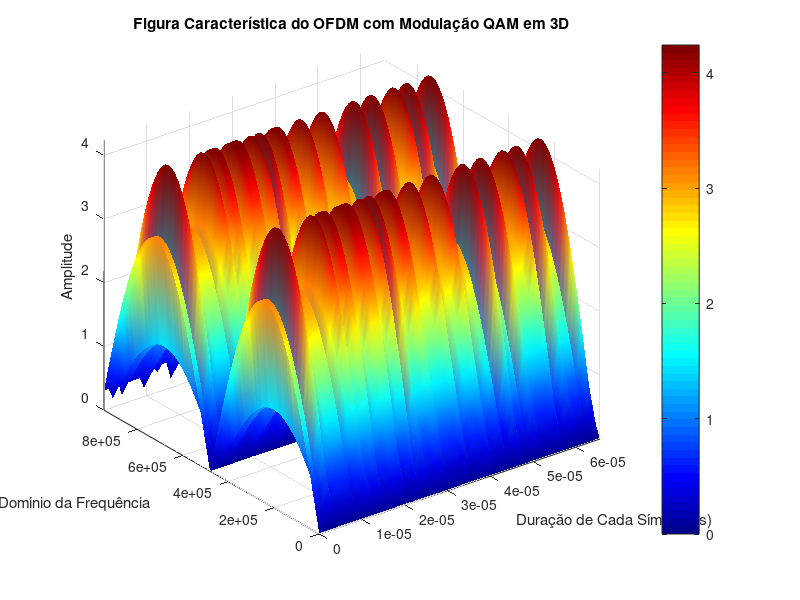

Reproduce this figure in MATLAB.
% Parâmetros OFDM
num_subportadoras = 64; % Número de subportadoras
espacamento_subportadoras = 15e3; % Espaçamento entre subportadoras
frequencia_simbolica = 64*15e3; % Frequência de símbolo

% Parâmetros da modulação QAM
M = 16; % Número de pontos de constelação MQAM (16-QAM)

% Sequência de dados aleatória para QAM
dados_qam = randi([0, M-1], 1, num_subportadoras); % Sequência de símbolos QAM

% Mapeia os símbolos QAM para a constelação
constelacao_qam = qammod(dados_qam, M);

% Zero padding para corresponder ao número de subportadoras
sinal_ofdm = zeros(1, num_subportadoras);

% Insira os símbolos modulados QAM nas subportadoras
sinal_ofdm(1:num_subportadoras) = constelacao_qam;

% Realize a IFFT para obter o sinal no domínio do tempo
sinal_temporal = ifft(sinal_ofdm);

% Calcula as frequências das subportadoras
frequencias_subportadoras = (0:num_subportadoras-1) * espacamento_subportadoras;

% Cria matrizes de índices de subportadoras
indice_subportadoras = repmat(frequencias_subportadoras', 1, num_subportadoras);

% Inicializa uma matriz de amplitudes
amplitudes_subportadoras = zeros(num_subportadoras, num_subportadoras);

% Calcula as amplitudes para cada combinação de índice de subportadora e símbolo QAM
for i = 1:num_subportadoras
    for j = 1:num_subportadoras
        amplitudes_subportadoras(j, i) = abs(sin(2 * pi * frequencias_subportadoras(j) / frequencia_simbolica)) * abs(constelacao_qam(i));
    end
end

% Duração de cada símbolo em segundos
duracao_simbolo = 1 / frequencia_simbolica;

% Cria matrizes de índices de tempo (duração de cada símbolo)
tempo_simbolos = 0:num_subportadoras-1;

% Plota a figura característica do OFDM em 3D
figure;
surf(tempo_simbolos * duracao_simbolo, frequencias_subportadoras, amplitudes_subportadoras);
xlabel('Duração de Cada Símbolo (s)');
ylabel('Domínio da Frequência');
zlabel('Amplitude');
title('Figura Característica do OFDM com Modulação QAM em 3D');
colorbar;

% Personaliza a aparência da figura
colormap('jet');
shading('interp');

% Ajusta os eixos
axis([0, max(tempo_simbolos) * duracao_simbolo, min(frequencias_subportadoras), max(frequencias_subportadoras), 0, max(amplitudes_subportadoras(:))]);
